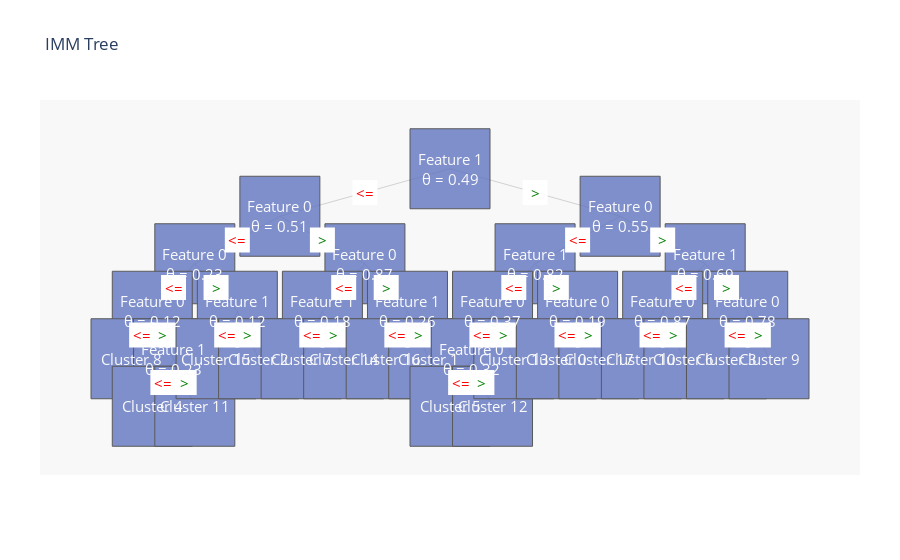

The code cell stored with this chart in its notebook:
### Code cell
#initialize with n clusters
imm = Extractor.imm(exact_cluster_to_search)
imm.fit(X_train)
imm.drawTree()

Y_pred_1=imm.predict_on_more_data(X_test)

print('rand_score is: ',metrics.rand_score(Y_test_Z,Y_pred_1),' , ARI score is : ',metrics.adjusted_rand_score(Y_test_Z,Y_pred_1),' , AMI score is: ',metrics.adjusted_mutual_info_score(Y_test_Z,Y_pred_1),' , silhoutte score is: ',metrics.silhouette_score(X_test,Y_pred_1))

### Figure 1 — Plotly figure (JSON) as saved in the notebook; plotly's stock layout.template omitted (floating-point values rounded to 4 significant figures)
{"data": [{"hoverinfo": "none", "line": {"color": "rgb(210,210,210)", "width": 1}, "mode": "lines", "type": "scatter", "x": [0, -4, null, 0, 4, null, -4, -6, null, -4, -2, null, -6, -7, null, -6, -5, null, -7, -7.5, null, -7, -6.5, null, -6.5, -7, null, -6.5, -6, null, -5, -5.5, null, -5, -4.5, null, -2, -3, null, -2, -1, null, -3, -3.5, null, -3, -2.5, null, -1, -1.5, null, -1, -0.5, null, 4, 2, null, 4, 6, null, 2, 1, null, 2, 3, null, 1, 0.5, null, 1, 1.5, null, 0.5, 0, null, 0.5, 1, null, 3, 2.5, null, 3, 3.5, null, 6, 5, null, 6, 7, null, 5, 4.5, null, 5, 5.5, null, 7, 6.5, null, 7, 7.5, null], "y": [10, 9, null, 10, 9, null, 9, 8, null, 9, 8, null, 8, 7, null, 8, 7, null, 7, 6, null, 7, 6, null, 6, 5, null, 6, 5, null, 7, 6, null, 7, 6, null, 8, 7, null, 8, 7, null, 7, 6, null, 7, 6, null, 7, 6, null, 7, 6, null, 9, 8, null, 9, 8, null, 8, 7, null, 8, 7, null, 7, 6, null, 7, 6, null, 6, 5, null, 6, 5, null, 7, 6, null, 7, 6, null, 8, 7, null, 8, 7, null, 7, 6, null, 7, 6, null, 7, 6, null, 7, 6, null]}, {"hoverinfo": "none", "marker": {"color": "#6175c1", "line": {"color": "rgb(50,50,50)", "width": 1}, "size": 80, "symbol": "square"}, "mode": "markers", "name": "bla", "opacity": 0.8, "text": ["Feature 1<br>θ = 0.49", "Feature 0<br>θ = 0.51", "Feature 0<br>θ = 0.23", "Feature 0<br>θ = 0.12", "Cluster 8", "Feature 1<br>θ = 0.23", "Cluster 4", "Cluster 11", "Feature 1<br>θ = 0.12", "Cluster 15", "Cluster 2", "Feature 0<br>θ = 0.87", "Feature 1<br>θ = 0.18", "Cluster 7", "Cluster 14", "Feature 1<br>θ = 0.26", "Cluster 16", "Cluster 1", "Feature 0<br>θ = 0.55", "Feature 1<br>θ = 0.82", "Feature 0<br>θ = 0.37", "Feature 0<br>θ = 0.32", "Cluster 5", "Cluster 12", "Cluster 13", "Feature 0<br>θ = 0.19", "Cluster 0", "Cluster 17", "Feature 1<br>θ = 0.69", "Feature 0<br>θ = 0.87", "Cluster 10", "Cluster 6", "Feature 0<br>θ = 0.78", "Cluster 3", "Cluster 9"], "type": "scatter", "x": [0, -4, -6, -7, -7.5, -6.5, -7, -6, -5, -5.5, -4.5, -2, -3, -3.5, -2.5, -1, -1.5, -0.5, 4, 2, 1, 0.5, 0, 1, 1.5, 3, 2.5, 3.5, 6, 5, 4.5, 5.5, 7, 6.5, 7.5], "y": [10, 9, 8, 7, 6, 6, 5, 5, 7, 6, 6, 8, 7, 6, 6, 7, 6, 6, 9, 8, 7, 6, 5, 5, 6, 7, 6, 6, 8, 7, 6, 6, 7, 6, 6]}, {"hoverinfo": "none", "marker": {"color": "#FFFFFF", "line": {"color": "rgb(250,250,250)", "width": 0}, "size": 25, "symbol": "square"}, "mode": "markers", "name": "bla", "opacity": 1, "type": "scatter", "x": [-2, 2, -5, -3, -6.5, -5.5, -7.25, -6.75, -6.75, -6.25, -5.25, -4.75, -2.5, -1.5, -3.25, -2.75, -1.25, -0.75, 3, 5, 1.5, 2.5, 0.75, 1.25, 0.25, 0.75, 2.75, 3.25, 5.5, 6.5, 4.75, 5.25, 6.75, 7.25], "y": [9.5, 9.5, 8.5, 8.5, 7.5, 7.5, 6.5, 6.5, 5.5, 5.5, 6.5, 6.5, 7.5, 7.5, 6.5, 6.5, 6.5, 6.5, 8.5, 8.5, 7.5, 7.5, 6.5, 6.5, 5.5, 5.5, 6.5, 6.5, 7.5, 7.5, 6.5, 6.5, 6.5, 6.5]}], "layout": {"annotations": [{"font": {"color": "rgb(250,250,250)", "size": 15}, "showarrow": false, "text": "Feature 1<br>θ = 0.49", "x": 0, "xref": "x", "y": 10, "yref": "y"}, {"font": {"color": "rgb(250,250,250)", "size": 15}, "showarrow": false, "text": "Feature 0<br>θ = 0.51", "x": -4, "xref": "x", "y": 9, "yref": "y"}, {"font": {"color": "rgb(250,250,250)", "size": 15}, "showarrow": false, "text": "Feature 0<br>θ = 0.23", "x": -6, "xref": "x", "y": 8, "yref": "y"}, {"font": {"color": "rgb(250,250,250)", "size": 15}, "showarrow": false, "text": "Feature 0<br>θ = 0.12", "x": -7, "xref": "x", "y": 7, "yref": "y"}, {"font": {"color": "rgb(250,250,250)", "size": 15}, "showarrow": false, "text": "Cluster 8", "x": -7.5, "xref": "x", "y": 6, "yref": "y"}, {"font": {"color": "rgb(250,250,250)", "size": 15}, "showarrow": false, "text": "Feature 1<br>θ = 0.23", "x": -6.5, "xref": "x", "y": 6, "yref": "y"}, {"font": {"color": "rgb(250,250,250)", "size": 15}, "showarrow": false, "text": "Cluster 4", "x": -7, "xref": "x", "y": 5, "yref": "y"}, {"font": {"color": "rgb(250,250,250)", "size": 15}, "showarrow": false, "text": "Cluster 11", "x": -6, "xref": "x", "y": 5, "yref": "y"}, {"font": {"color": "rgb(250,250,250)", "size": 15}, "showarrow": false, "text": "Feature 1<br>θ = 0.12", "x": -5, "xref": "x", "y": 7, "yref": "y"}, {"font": {"color": "rgb(250,250,250)", "size": 15}, "showarrow": false, "text": "Cluster 15", "x": -5.5, "xref": "x", "y": 6, "yref": "y"}, {"font": {"color": "rgb(250,250,250)", "size": 15}, "showarrow": false, "text": "Cluster 2", "x": -4.5, "xref": "x", "y": 6, "yref": "y"}, {"font": {"color": "rgb(250,250,250)", "size": 15}, "showarrow": false, "text": "Feature 0<br>θ = 0.87", "x": -2, "xref": "x", "y": 8, "yref": "y"}, {"font": {"color": "rgb(250,250,250)", "size": 15}, "showarrow": false, "text": "Feature 1<br>θ = 0.18", "x": -3, "xref": "x", "y": 7, "yref": "y"}, {"font": {"color": "rgb(250,250,250)", "size": 15}, "showarrow": false, "text": "Cluster 7", "x": -3.5, "xref": "x", "y": 6, "yref": "y"}, {"font": {"color": "rgb(250,250,250)", "size": 15}, "showarrow": false, "text": "Cluster 14", "x": -2.5, "xref": "x", "y": 6, "yref": "y"}, {"font": {"color": "rgb(250,250,250)", "size": 15}, "showarrow": false, "text": "Feature 1<br>θ = 0.26", "x": -1, "xref": "x", "y": 7, "yref": "y"}, {"font": {"color": "rgb(250,250,250)", "size": 15}, "showarrow": false, "text": "Cluster 16", "x": -1.5, "xref": "x", "y": 6, "yref": "y"}, {"font": {"color": "rgb(250,250,250)", "size": 15}, "showarrow": false, "text": "Cluster 1", "x": -0.5, "xref": "x", "y": 6, "yref": "y"}, {"font": {"color": "rgb(250,250,250)", "size": 15}, "showarrow": false, "text": "Feature 0<br>θ = 0.55", "x": 4, "xref": "x", "y": 9, "yref": "y"}, {"font": {"color": "rgb(250,250,250)", "size": 15}, "showarrow": false, "text": "Feature 1<br>θ = 0.82", "x": 2, "xref": "x", "y": 8, "yref": "y"}, {"font": {"color": "rgb(250,250,250)", "size": 15}, "showarrow": false, "text": "Feature 0<br>θ = 0.37", "x": 1, "xref": "x", "y": 7, "yref": "y"}, {"font": {"color": "rgb(250,250,250)", "size": 15}, "showarrow": false, "text": "Feature 0<br>θ = 0.32", "x": 0.5, "xref": "x", "y": 6, "yref": "y"}, {"font": {"color": "rgb(250,250,250)", "size": 15}, "showarrow": false, "text": "Cluster 5", "x": 0, "xref": "x", "y": 5, "yref": "y"}, {"font": {"color": "rgb(250,250,250)", "size": 15}, "showarrow": false, "text": "Cluster 12", "x": 1, "xref": "x", "y": 5, "yref": "y"}, {"font": {"color": "rgb(250,250,250)", "size": 15}, "showarrow": false, "text": "Cluster 13", "x": 1.5, "xref": "x", "y": 6, "yref": "y"}, {"font": {"color": "rgb(250,250,250)", "size": 15}, "showarrow": false, "text": "Feature 0<br>θ = 0.19", "x": 3, "xref": "x", "y": 7, "yref": "y"}, {"font": {"color": "rgb(250,250,250)", "size": 15}, "showarrow": false, "text": "Cluster 0", "x": 2.5, "xref": "x", "y": 6, "yref": "y"}, {"font": {"color": "rgb(250,250,250)", "size": 15}, "showarrow": false, "text": "Cluster 17", "x": 3.5, "xref": "x", "y": 6, "yref": "y"}, {"font": {"color": "rgb(250,250,250)", "size": 15}, "showarrow": false, "text": "Feature 1<br>θ = 0.69", "x": 6, "xref": "x", "y": 8, "yref": "y"}, {"font": {"color": "rgb(250,250,250)", "size": 15}, "showarrow": false, "text": "Feature 0<br>θ = 0.87", "x": 5, "xref": "x", "y": 7, "yref": "y"}, {"font": {"color": "rgb(250,250,250)", "size": 15}, "showarrow": false, "text": "Cluster 10", "x": 4.5, "xref": "x", "y": 6, "yref": "y"}, {"font": {"color": "rgb(250,250,250)", "size": 15}, "showarrow": false, "text": "Cluster 6", "x": 5.5, "xref": "x", "y": 6, "yref": "y"}, {"font": {"color": "rgb(250,250,250)", "size": 15}, "showarrow": false, "text": "Feature 0<br>θ = 0.78", "x": 7, "xref": "x", "y": 7, "yref": "y"}, {"font": {"color": "rgb(250,250,250)", "size": 15}, "showarrow": false, "text": "Cluster 3", "x": 6.5, "xref": "x", "y": 6, "yref": "y"}, {"font": {"color": "rgb(250,250,250)", "size": 15}, "showarrow": false, "text": "Cluster 9", "x": 7.5, "xref": "x", "y": 6, "yref": "y"}, {"font": {"color": "rgb(255,0,0)", "size": 15}, "showarrow": false, "text": "<=", "x": -2, "xref": "x", "y": 9.5, "yref": "y"}, {"font": {"color": "rgb(0,128,0)", "size": 15}, "showarrow": false, "text": ">", "x": 2, "xref": "x", "y": 9.5, "yref": "y"}, {"font": {"color": "rgb(255,0,0)", "size": 15}, "showarrow": false, "text": "<=", "x": -5, "xref": "x", "y": 8.5, "yref": "y"}, {"font": {"color": "rgb(0,128,0)", "size": 15}, "showarrow": false, "text": ">", "x": -3, "xref": "x", "y": 8.5, "yref": "y"}, {"font": {"color": "rgb(255,0,0)", "size": 15}, "showarrow": false, "text": "<=", "x": -6.5, "xref": "x", "y": 7.5, "yref": "y"}, {"font": {"color": "rgb(0,128,0)", "size": 15}, "showarrow": false, "text": ">", "x": -5.5, "xref": "x", "y": 7.5, "yref": "y"}, {"font": {"color": "rgb(255,0,0)", "size": 15}, "showarrow": false, "text": "<=", "x": -7.25, "xref": "x", "y": 6.5, "yref": "y"}, {"font": {"color": "rgb(0,128,0)", "size": 15}, "showarrow": false, "text": ">", "x": -6.75, "xref": "x", "y": 6.5, "yref": "y"}, {"font": {"color": "rgb(255,0,0)", "size": 15}, "showarrow": false, "text": "<=", "x": -6.75, "xref": "x", "y": 5.5, "yref": "y"}, {"font": {"color": "rgb(0,128,0)", "size": 15}, "showarrow": false, "text": ">", "x": -6.25, "xref": "x", "y": 5.5, "yref": "y"}, {"font": {"color": "rgb(255,0,0)", "size": 15}, "showarrow": false, "text": "<=", "x": -5.25, "xref": "x", "y": 6.5, "yref": "y"}, {"font": {"color": "rgb(0,128,0)", "size": 15}, "showarrow": false, "text": ">", "x": -4.75, "xref": "x", "y": 6.5, "yref": "y"}, {"font": {"color": "rgb(255,0,0)", "size": 15}, "showarrow": false, "text": "<=", "x": -2.5, "xref": "x", "y": 7.5, "yref": "y"}, {"font": {"color": "rgb(0,128,0)", "size": 15}, "showarrow": false, "text": ">", "x": -1.5, "xref": "x", "y": 7.5, "yref": "y"}, {"font": {"color": "rgb(255,0,0)", "size": 15}, "showarrow": false, "text": "<=", "x": -3.25, "xref": "x", "y": 6.5, "yref": "y"}, {"font": {"color": "rgb(0,128,0)", "size": 15}, "showarrow": false, "text": ">", "x": -2.75, "xref": "x", "y": 6.5, "yref": "y"}, {"font": {"color": "rgb(255,0,0)", "size": 15}, "showarrow": false, "text": "<=", "x": -1.25, "xref": "x", "y": 6.5, "yref": "y"}, {"font": {"color": "rgb(0,128,0)", "size": 15}, "showarrow": false, "text": ">", "x": -0.75, "xref": "x", "y": 6.5, "yref": "y"}, {"font": {"color": "rgb(255,0,0)", "size": 15}, "showarrow": false, "text": "<=", "x": 3, "xref": "x", "y": 8.5, "yref": "y"}, {"font": {"color": "rgb(0,128,0)", "size": 15}, "showarrow": false, "text": ">", "x": 5, "xref": "x", "y": 8.5, "yref": "y"}, {"font": {"color": "rgb(255,0,0)", "size": 15}, "showarrow": false, "text": "<=", "x": 1.5, "xref": "x", "y": 7.5, "yref": "y"}, {"font": {"color": "rgb(0,128,0)", "size": 15}, "showarrow": false, "text": ">", "x": 2.5, "xref": "x", "y": 7.5, "yref": "y"}, {"font": {"color": "rgb(255,0,0)", "size": 15}, "showarrow": false, "text": "<=", "x": 0.75, "xref": "x", "y": 6.5, "yref": "y"}, {"font": {"color": "rgb(0,128,0)", "size": 15}, "showarrow": false, "text": ">", "x": 1.25, "xref": "x", "y": 6.5, "yref": "y"}, {"font": {"color": "rgb(255,0,0)", "size": 15}, "showarrow": false, "text": "<=", "x": 0.25, "xref": "x", "y": 5.5, "yref": "y"}, {"font": {"color": "rgb(0,128,0)", "size": 15}, "showarrow": false, "text": ">", "x": 0.75, "xref": "x", "y": 5.5, "yref": "y"}, {"font": {"color": "rgb(255,0,0)", "size": 15}, "showarrow": false, "text": "<=", "x": 2.75, "xref": "x", "y": 6.5, "yref": "y"}, {"font": {"color": "rgb(0,128,0)", "size": 15}, "showarrow": false, "text": ">", "x": 3.25, "xref": "x", "y": 6.5, "yref": "y"}, {"font": {"color": "rgb(255,0,0)", "size": 15}, "showarrow": false, "text": "<=", "x": 5.5, "xref": "x", "y": 7.5, "yref": "y"}, {"font": {"color": "rgb(0,128,0)", "size": 15}, "showarrow": false, "text": ">", "x": 6.5, "xref": "x", "y": 7.5, "yref": "y"}, {"font": {"color": "rgb(255,0,0)", "size": 15}, "showarrow": false, "text": "<=", "x": 4.75, "xref": "x", "y": 6.5, "yref": "y"}, {"font": {"color": "rgb(0,128,0)", "size": 15}, "showarrow": false, "text": ">", "x": 5.25, "xref": "x", "y": 6.5, "yref": "y"}, {"font": {"color": "rgb(255,0,0)", "size": 15}, "showarrow": false, "text": "<=", "x": 6.75, "xref": "x", "y": 6.5, "yref": "y"}, {"font": {"color": "rgb(0,128,0)", "size": 15}, "showarrow": false, "text": ">", "x": 7.25, "xref": "x", "y": 6.5, "yref": "y"}], "font": {"size": 12}, "hovermode": "closest", "margin": {"b": 85, "l": 40, "r": 40, "t": 100}, "plot_bgcolor": "rgb(248,248,248)", "showlegend": false, "title": {"text": "IMM Tree"}, "uniformtext": {"minsize": 8}, "xaxis": {"showgrid": false, "showline": false, "showticklabels": false, "zeroline": false}, "yaxis": {"showgrid": false, "showline": false, "showticklabels": false, "zeroline": false}}}
